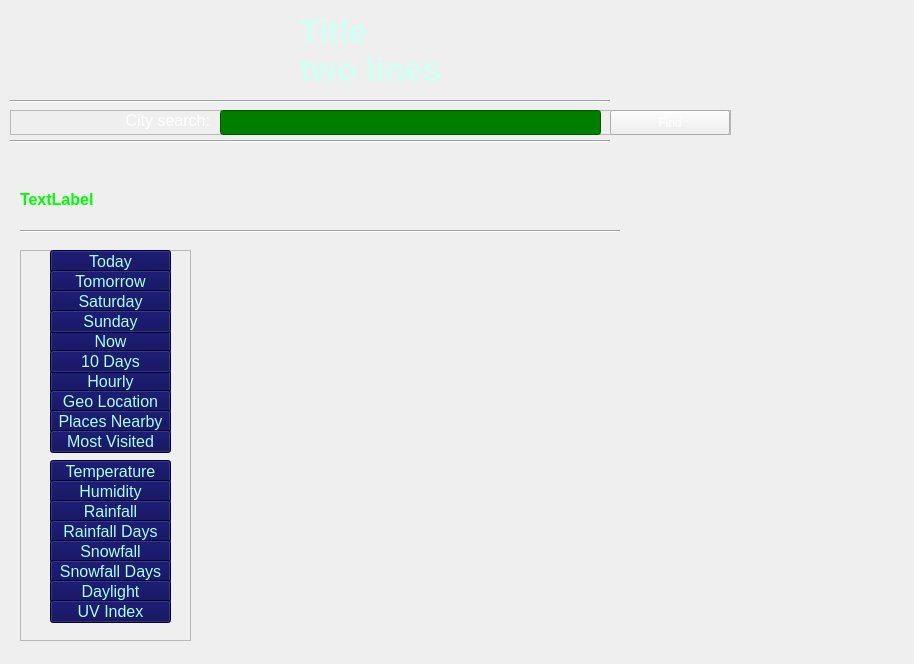
<?xml version="1.0" encoding="UTF-8"?>
<ui version="4.0">
 <class>Frame</class>
 <widget class="QFrame" name="Frame">
  <property name="geometry">
   <rect>
    <x>0</x>
    <y>0</y>
    <width>914</width>
    <height>664</height>
   </rect>
  </property>
  <property name="windowTitle">
   <string>Frame</string>
  </property>
  <widget class="QLabel" name="lbl_title_pic">
   <property name="geometry">
    <rect>
     <x>10</x>
     <y>10</y>
     <width>260</width>
     <height>80</height>
    </rect>
   </property>
   <property name="font">
    <font>
     <family>Script</family>
     <pointsize>42</pointsize>
     <weight>75</weight>
     <bold>true</bold>
    </font>
   </property>
   <property name="cursor">
    <cursorShape>PointingHandCursor</cursorShape>
   </property>
   <property name="toolTip">
    <string>https://www.aladin.info/</string>
   </property>
   <property name="text">
    <string/>
   </property>
   <property name="pixmap">
    <pixmap>../images/online_topics/aladin/aladin_logo.jpg</pixmap>
   </property>
   <property name="scaledContents">
    <bool>false</bool>
   </property>
   <property name="alignment">
    <set>Qt::AlignCenter</set>
   </property>
  </widget>
  <widget class="QLabel" name="lbl_title">
   <property name="geometry">
    <rect>
     <x>300</x>
     <y>10</y>
     <width>550</width>
     <height>80</height>
    </rect>
   </property>
   <property name="font">
    <font>
     <pointsize>25</pointsize>
     <weight>75</weight>
     <bold>true</bold>
    </font>
   </property>
   <property name="styleSheet">
    <string notr="true">color: rgb(210, 255, 243);</string>
   </property>
   <property name="text">
    <string>Title
two lines</string>
   </property>
   <property name="wordWrap">
    <bool>true</bool>
   </property>
  </widget>
  <widget class="Line" name="line_title">
   <property name="geometry">
    <rect>
     <x>10</x>
     <y>100</y>
     <width>600</width>
     <height>3</height>
    </rect>
   </property>
   <property name="orientation">
    <enum>Qt::Horizontal</enum>
   </property>
  </widget>
  <widget class="QFrame" name="frm_search">
   <property name="geometry">
    <rect>
     <x>10</x>
     <y>110</y>
     <width>721</width>
     <height>25</height>
    </rect>
   </property>
   <property name="frameShape">
    <enum>QFrame::StyledPanel</enum>
   </property>
   <property name="frameShadow">
    <enum>QFrame::Raised</enum>
   </property>
   <widget class="QLabel" name="lbl_search">
    <property name="geometry">
     <rect>
      <x>0</x>
      <y>0</y>
      <width>200</width>
      <height>21</height>
     </rect>
    </property>
    <property name="font">
     <font>
      <pointsize>12</pointsize>
     </font>
    </property>
    <property name="styleSheet">
     <string notr="true">color: rgb(255, 255, 255);</string>
    </property>
    <property name="text">
     <string>City search:</string>
    </property>
    <property name="alignment">
     <set>Qt::AlignRight|Qt::AlignTrailing|Qt::AlignVCenter</set>
    </property>
   </widget>
   <widget class="QLineEdit" name="txt_search">
    <property name="geometry">
     <rect>
      <x>210</x>
      <y>0</y>
      <width>381</width>
      <height>25</height>
     </rect>
    </property>
    <property name="font">
     <font>
      <pointsize>12</pointsize>
     </font>
    </property>
    <property name="styleSheet">
     <string notr="true">background-color: rgb(0, 126, 0);
color: rgb(255, 255, 0);</string>
    </property>
   </widget>
   <widget class="QPushButton" name="btn_search">
    <property name="geometry">
     <rect>
      <x>600</x>
      <y>0</y>
      <width>120</width>
      <height>25</height>
     </rect>
    </property>
    <property name="cursor">
     <cursorShape>PointingHandCursor</cursorShape>
    </property>
    <property name="styleSheet">
     <string notr="true">QPushButton {color: white;}
QPushButton:hover {background-color: qlineargradient(spread:pad, x1:0, y1:0.00568182, x2:0.98, y2:0.982955, stop:0 rgb(38, 19, 255), stop:1 rgb(150, 207, 207));}
</string>
    </property>
    <property name="text">
     <string>Find</string>
    </property>
    <property name="icon">
     <iconset>
      <normaloff>../images/find.png</normaloff>../images/find.png</iconset>
    </property>
   </widget>
  </widget>
  <widget class="QFrame" name="frm_menu">
   <property name="geometry">
    <rect>
     <x>20</x>
     <y>160</y>
     <width>831</width>
     <height>25</height>
    </rect>
   </property>
   <property name="frameShape">
    <enum>QFrame::NoFrame</enum>
   </property>
   <property name="frameShadow">
    <enum>QFrame::Plain</enum>
   </property>
  </widget>
  <widget class="QFrame" name="frm_months">
   <property name="geometry">
    <rect>
     <x>20</x>
     <y>190</y>
     <width>831</width>
     <height>31</height>
    </rect>
   </property>
   <property name="frameShape">
    <enum>QFrame::NoFrame</enum>
   </property>
   <property name="frameShadow">
    <enum>QFrame::Plain</enum>
   </property>
   <widget class="QLabel" name="lbl_months_title">
    <property name="geometry">
     <rect>
      <x>0</x>
      <y>0</y>
      <width>400</width>
      <height>25</height>
     </rect>
    </property>
    <property name="font">
     <font>
      <pointsize>12</pointsize>
      <weight>75</weight>
      <bold>true</bold>
     </font>
    </property>
    <property name="styleSheet">
     <string notr="true">color: rgb(0, 255, 0);</string>
    </property>
    <property name="text">
     <string>TextLabel</string>
    </property>
    <property name="alignment">
     <set>Qt::AlignLeading|Qt::AlignLeft|Qt::AlignTop</set>
    </property>
   </widget>
  </widget>
  <widget class="QFrame" name="frm_content_buttons">
   <property name="geometry">
    <rect>
     <x>20</x>
     <y>250</y>
     <width>171</width>
     <height>391</height>
    </rect>
   </property>
   <property name="frameShape">
    <enum>QFrame::StyledPanel</enum>
   </property>
   <property name="frameShadow">
    <enum>QFrame::Raised</enum>
   </property>
   <widget class="QPushButton" name="btn_cb_today">
    <property name="geometry">
     <rect>
      <x>30</x>
      <y>0</y>
      <width>121</width>
      <height>23</height>
     </rect>
    </property>
    <property name="font">
     <font>
      <pointsize>12</pointsize>
     </font>
    </property>
    <property name="styleSheet">
     <string notr="true">QPushButton {color: rgb(170, 255, 255); background-color: rgb(0, 0, 79);}
QPushButton:hover {background-color: qlineargradient(spread:pad, x1:0, y1:0.00568182, x2:0.98, y2:0.982955, stop:0 rgb(38, 19, 255), stop:1 rgb(150, 207, 207));}
</string>
    </property>
    <property name="text">
     <string>Today</string>
    </property>
    <property name="checkable">
     <bool>false</bool>
    </property>
    <property name="flat">
     <bool>false</bool>
    </property>
   </widget>
   <widget class="QPushButton" name="btn_cb_now">
    <property name="geometry">
     <rect>
      <x>30</x>
      <y>80</y>
      <width>121</width>
      <height>23</height>
     </rect>
    </property>
    <property name="font">
     <font>
      <pointsize>12</pointsize>
     </font>
    </property>
    <property name="styleSheet">
     <string notr="true">QPushButton {color: rgb(170, 255, 255); background-color: rgb(0, 0, 79);}
QPushButton:hover {background-color: qlineargradient(spread:pad, x1:0, y1:0.00568182, x2:0.98, y2:0.982955, stop:0 rgb(38, 19, 255), stop:1 rgb(150, 207, 207));}
</string>
    </property>
    <property name="text">
     <string>Now</string>
    </property>
    <property name="checkable">
     <bool>false</bool>
    </property>
    <property name="flat">
     <bool>false</bool>
    </property>
   </widget>
   <widget class="QPushButton" name="btn_cb_hourly">
    <property name="geometry">
     <rect>
      <x>30</x>
      <y>120</y>
      <width>121</width>
      <height>23</height>
     </rect>
    </property>
    <property name="font">
     <font>
      <pointsize>12</pointsize>
     </font>
    </property>
    <property name="styleSheet">
     <string notr="true">QPushButton {color: rgb(170, 255, 255); background-color: rgb(0, 0, 79);}
QPushButton:hover {background-color: qlineargradient(spread:pad, x1:0, y1:0.00568182, x2:0.98, y2:0.982955, stop:0 rgb(38, 19, 255), stop:1 rgb(150, 207, 207));}
</string>
    </property>
    <property name="text">
     <string>Hourly</string>
    </property>
    <property name="checkable">
     <bool>false</bool>
    </property>
    <property name="flat">
     <bool>false</bool>
    </property>
   </widget>
   <widget class="QPushButton" name="btn_cb_geo">
    <property name="geometry">
     <rect>
      <x>30</x>
      <y>140</y>
      <width>121</width>
      <height>23</height>
     </rect>
    </property>
    <property name="font">
     <font>
      <pointsize>12</pointsize>
     </font>
    </property>
    <property name="styleSheet">
     <string notr="true">QPushButton {color: rgb(170, 255, 255); background-color: rgb(0, 0, 79);}
QPushButton:hover {background-color: qlineargradient(spread:pad, x1:0, y1:0.00568182, x2:0.98, y2:0.982955, stop:0 rgb(38, 19, 255), stop:1 rgb(150, 207, 207));}
</string>
    </property>
    <property name="text">
     <string>Geo Location</string>
    </property>
    <property name="checkable">
     <bool>false</bool>
    </property>
    <property name="flat">
     <bool>false</bool>
    </property>
   </widget>
   <widget class="QPushButton" name="btn_cb_near">
    <property name="geometry">
     <rect>
      <x>30</x>
      <y>160</y>
      <width>121</width>
      <height>23</height>
     </rect>
    </property>
    <property name="font">
     <font>
      <pointsize>12</pointsize>
     </font>
    </property>
    <property name="styleSheet">
     <string notr="true">QPushButton {color: rgb(170, 255, 255); background-color: rgb(0, 0, 79);}
QPushButton:hover {background-color: qlineargradient(spread:pad, x1:0, y1:0.00568182, x2:0.98, y2:0.982955, stop:0 rgb(38, 19, 255), stop:1 rgb(150, 207, 207));}
</string>
    </property>
    <property name="text">
     <string>Places Nearby</string>
    </property>
    <property name="checkable">
     <bool>false</bool>
    </property>
    <property name="flat">
     <bool>false</bool>
    </property>
   </widget>
   <widget class="QPushButton" name="btn_cb_most">
    <property name="geometry">
     <rect>
      <x>30</x>
      <y>180</y>
      <width>121</width>
      <height>23</height>
     </rect>
    </property>
    <property name="font">
     <font>
      <pointsize>12</pointsize>
     </font>
    </property>
    <property name="styleSheet">
     <string notr="true">QPushButton {color: rgb(170, 255, 255); background-color: rgb(0, 0, 79);}
QPushButton:hover {background-color: qlineargradient(spread:pad, x1:0, y1:0.00568182, x2:0.98, y2:0.982955, stop:0 rgb(38, 19, 255), stop:1 rgb(150, 207, 207));}
</string>
    </property>
    <property name="text">
     <string>Most Visited</string>
    </property>
    <property name="checkable">
     <bool>false</bool>
    </property>
    <property name="flat">
     <bool>false</bool>
    </property>
   </widget>
   <widget class="QLabel" name="lbl_cb_today">
    <property name="geometry">
     <rect>
      <x>0</x>
      <y>0</y>
      <width>23</width>
      <height>23</height>
     </rect>
    </property>
    <property name="styleSheet">
     <string notr="true">QLabel:hover {background-color: #9090d8;}
</string>
    </property>
    <property name="text">
     <string/>
    </property>
    <property name="pixmap">
     <pixmap>../images/not_checked.png</pixmap>
    </property>
    <property name="scaledContents">
     <bool>true</bool>
    </property>
   </widget>
   <widget class="QLabel" name="lbl_cb_now">
    <property name="geometry">
     <rect>
      <x>0</x>
      <y>80</y>
      <width>23</width>
      <height>23</height>
     </rect>
    </property>
    <property name="styleSheet">
     <string notr="true">QLabel:hover {background-color: #9090d8;}
</string>
    </property>
    <property name="text">
     <string/>
    </property>
    <property name="pixmap">
     <pixmap>../images/not_checked.png</pixmap>
    </property>
    <property name="scaledContents">
     <bool>true</bool>
    </property>
   </widget>
   <widget class="QLabel" name="lbl_cb_hourly">
    <property name="geometry">
     <rect>
      <x>0</x>
      <y>120</y>
      <width>23</width>
      <height>23</height>
     </rect>
    </property>
    <property name="styleSheet">
     <string notr="true">QLabel:hover {background-color: #9090d8;}
</string>
    </property>
    <property name="text">
     <string/>
    </property>
    <property name="pixmap">
     <pixmap>../images/not_checked.png</pixmap>
    </property>
    <property name="scaledContents">
     <bool>true</bool>
    </property>
   </widget>
   <widget class="QLabel" name="lbl_cb_geo">
    <property name="geometry">
     <rect>
      <x>0</x>
      <y>140</y>
      <width>23</width>
      <height>23</height>
     </rect>
    </property>
    <property name="styleSheet">
     <string notr="true">QLabel:hover {background-color: #9090d8;}
</string>
    </property>
    <property name="text">
     <string/>
    </property>
    <property name="pixmap">
     <pixmap>../images/not_checked.png</pixmap>
    </property>
    <property name="scaledContents">
     <bool>true</bool>
    </property>
   </widget>
   <widget class="QLabel" name="lbl_cb_near">
    <property name="geometry">
     <rect>
      <x>0</x>
      <y>160</y>
      <width>23</width>
      <height>23</height>
     </rect>
    </property>
    <property name="styleSheet">
     <string notr="true">QLabel:hover {background-color: #9090d8;}
</string>
    </property>
    <property name="text">
     <string/>
    </property>
    <property name="pixmap">
     <pixmap>../images/not_checked.png</pixmap>
    </property>
    <property name="scaledContents">
     <bool>true</bool>
    </property>
   </widget>
   <widget class="QLabel" name="lbl_cb_most">
    <property name="geometry">
     <rect>
      <x>0</x>
      <y>180</y>
      <width>23</width>
      <height>23</height>
     </rect>
    </property>
    <property name="styleSheet">
     <string notr="true">QLabel:hover {background-color: #9090d8;}
</string>
    </property>
    <property name="text">
     <string/>
    </property>
    <property name="pixmap">
     <pixmap>../images/not_checked.png</pixmap>
    </property>
    <property name="scaledContents">
     <bool>true</bool>
    </property>
   </widget>
   <widget class="QPushButton" name="btn_cb_tomorrow">
    <property name="geometry">
     <rect>
      <x>30</x>
      <y>20</y>
      <width>121</width>
      <height>23</height>
     </rect>
    </property>
    <property name="font">
     <font>
      <pointsize>12</pointsize>
     </font>
    </property>
    <property name="styleSheet">
     <string notr="true">QPushButton {color: rgb(170, 255, 255); background-color: rgb(0, 0, 79);}
QPushButton:hover {background-color: qlineargradient(spread:pad, x1:0, y1:0.00568182, x2:0.98, y2:0.982955, stop:0 rgb(38, 19, 255), stop:1 rgb(150, 207, 207));}
</string>
    </property>
    <property name="text">
     <string>Tomorrow</string>
    </property>
    <property name="checkable">
     <bool>false</bool>
    </property>
    <property name="flat">
     <bool>false</bool>
    </property>
   </widget>
   <widget class="QLabel" name="lbl_cb_tomorrow">
    <property name="geometry">
     <rect>
      <x>0</x>
      <y>20</y>
      <width>23</width>
      <height>23</height>
     </rect>
    </property>
    <property name="styleSheet">
     <string notr="true">QLabel:hover {background-color: #9090d8;}
</string>
    </property>
    <property name="text">
     <string/>
    </property>
    <property name="pixmap">
     <pixmap>../images/not_checked.png</pixmap>
    </property>
    <property name="scaledContents">
     <bool>true</bool>
    </property>
   </widget>
   <widget class="QPushButton" name="btn_cb_sat">
    <property name="geometry">
     <rect>
      <x>30</x>
      <y>40</y>
      <width>121</width>
      <height>23</height>
     </rect>
    </property>
    <property name="font">
     <font>
      <pointsize>12</pointsize>
     </font>
    </property>
    <property name="styleSheet">
     <string notr="true">QPushButton {color: rgb(170, 255, 255); background-color: rgb(0, 0, 79);}
QPushButton:hover {background-color: qlineargradient(spread:pad, x1:0, y1:0.00568182, x2:0.98, y2:0.982955, stop:0 rgb(38, 19, 255), stop:1 rgb(150, 207, 207));}
</string>
    </property>
    <property name="text">
     <string>Saturday</string>
    </property>
    <property name="checkable">
     <bool>false</bool>
    </property>
    <property name="flat">
     <bool>false</bool>
    </property>
   </widget>
   <widget class="QLabel" name="lbl_cb_sat">
    <property name="geometry">
     <rect>
      <x>0</x>
      <y>40</y>
      <width>23</width>
      <height>23</height>
     </rect>
    </property>
    <property name="styleSheet">
     <string notr="true">QLabel:hover {background-color: #9090d8;}
</string>
    </property>
    <property name="text">
     <string/>
    </property>
    <property name="pixmap">
     <pixmap>../images/not_checked.png</pixmap>
    </property>
    <property name="scaledContents">
     <bool>true</bool>
    </property>
   </widget>
   <widget class="QPushButton" name="btn_cb_sun">
    <property name="geometry">
     <rect>
      <x>30</x>
      <y>60</y>
      <width>121</width>
      <height>23</height>
     </rect>
    </property>
    <property name="font">
     <font>
      <pointsize>12</pointsize>
     </font>
    </property>
    <property name="styleSheet">
     <string notr="true">QPushButton {color: rgb(170, 255, 255); background-color: rgb(0, 0, 79);}
QPushButton:hover {background-color: qlineargradient(spread:pad, x1:0, y1:0.00568182, x2:0.98, y2:0.982955, stop:0 rgb(38, 19, 255), stop:1 rgb(150, 207, 207));}
</string>
    </property>
    <property name="text">
     <string>Sunday</string>
    </property>
    <property name="checkable">
     <bool>false</bool>
    </property>
    <property name="flat">
     <bool>false</bool>
    </property>
   </widget>
   <widget class="QLabel" name="lbl_cb_sun">
    <property name="geometry">
     <rect>
      <x>0</x>
      <y>60</y>
      <width>23</width>
      <height>23</height>
     </rect>
    </property>
    <property name="styleSheet">
     <string notr="true">QLabel:hover {background-color: #9090d8;}
</string>
    </property>
    <property name="text">
     <string/>
    </property>
    <property name="pixmap">
     <pixmap>../images/not_checked.png</pixmap>
    </property>
    <property name="scaledContents">
     <bool>true</bool>
    </property>
   </widget>
   <widget class="QPushButton" name="btn_cb_10">
    <property name="geometry">
     <rect>
      <x>30</x>
      <y>100</y>
      <width>121</width>
      <height>23</height>
     </rect>
    </property>
    <property name="font">
     <font>
      <pointsize>12</pointsize>
     </font>
    </property>
    <property name="styleSheet">
     <string notr="true">QPushButton {color: rgb(170, 255, 255); background-color: rgb(0, 0, 79);}
QPushButton:hover {background-color: qlineargradient(spread:pad, x1:0, y1:0.00568182, x2:0.98, y2:0.982955, stop:0 rgb(38, 19, 255), stop:1 rgb(150, 207, 207));}
</string>
    </property>
    <property name="text">
     <string>10 Days</string>
    </property>
    <property name="checkable">
     <bool>false</bool>
    </property>
    <property name="flat">
     <bool>false</bool>
    </property>
   </widget>
   <widget class="QLabel" name="lbl_cb_10">
    <property name="geometry">
     <rect>
      <x>0</x>
      <y>100</y>
      <width>23</width>
      <height>23</height>
     </rect>
    </property>
    <property name="styleSheet">
     <string notr="true">QLabel:hover {background-color: #9090d8;}
</string>
    </property>
    <property name="text">
     <string/>
    </property>
    <property name="pixmap">
     <pixmap>../images/not_checked.png</pixmap>
    </property>
    <property name="scaledContents">
     <bool>true</bool>
    </property>
   </widget>
   <widget class="QPushButton" name="btn_cb_temp">
    <property name="geometry">
     <rect>
      <x>30</x>
      <y>210</y>
      <width>121</width>
      <height>23</height>
     </rect>
    </property>
    <property name="font">
     <font>
      <pointsize>12</pointsize>
     </font>
    </property>
    <property name="styleSheet">
     <string notr="true">QPushButton {color: rgb(170, 255, 255); background-color: rgb(0, 0, 79);}
QPushButton:hover {background-color: qlineargradient(spread:pad, x1:0, y1:0.00568182, x2:0.98, y2:0.982955, stop:0 rgb(38, 19, 255), stop:1 rgb(150, 207, 207));}
</string>
    </property>
    <property name="text">
     <string>Temperature</string>
    </property>
    <property name="checkable">
     <bool>false</bool>
    </property>
    <property name="flat">
     <bool>false</bool>
    </property>
   </widget>
   <widget class="QLabel" name="lbl_cb_temp">
    <property name="geometry">
     <rect>
      <x>0</x>
      <y>210</y>
      <width>23</width>
      <height>23</height>
     </rect>
    </property>
    <property name="styleSheet">
     <string notr="true">QLabel:hover {background-color: #9090d8;}
</string>
    </property>
    <property name="text">
     <string/>
    </property>
    <property name="pixmap">
     <pixmap>../images/not_checked.png</pixmap>
    </property>
    <property name="scaledContents">
     <bool>true</bool>
    </property>
   </widget>
   <widget class="QLabel" name="lbl_cb_hum">
    <property name="geometry">
     <rect>
      <x>0</x>
      <y>230</y>
      <width>23</width>
      <height>23</height>
     </rect>
    </property>
    <property name="styleSheet">
     <string notr="true">QLabel:hover {background-color: #9090d8;}
</string>
    </property>
    <property name="text">
     <string/>
    </property>
    <property name="pixmap">
     <pixmap>../images/not_checked.png</pixmap>
    </property>
    <property name="scaledContents">
     <bool>true</bool>
    </property>
   </widget>
   <widget class="QPushButton" name="btn_cb_hum">
    <property name="geometry">
     <rect>
      <x>30</x>
      <y>230</y>
      <width>121</width>
      <height>23</height>
     </rect>
    </property>
    <property name="font">
     <font>
      <pointsize>12</pointsize>
     </font>
    </property>
    <property name="styleSheet">
     <string notr="true">QPushButton {color: rgb(170, 255, 255); background-color: rgb(0, 0, 79);}
QPushButton:hover {background-color: qlineargradient(spread:pad, x1:0, y1:0.00568182, x2:0.98, y2:0.982955, stop:0 rgb(38, 19, 255), stop:1 rgb(150, 207, 207));}
</string>
    </property>
    <property name="text">
     <string>Humidity</string>
    </property>
    <property name="checkable">
     <bool>false</bool>
    </property>
    <property name="flat">
     <bool>false</bool>
    </property>
   </widget>
   <widget class="QLabel" name="lbl_cb_rain">
    <property name="geometry">
     <rect>
      <x>0</x>
      <y>250</y>
      <width>23</width>
      <height>23</height>
     </rect>
    </property>
    <property name="styleSheet">
     <string notr="true">QLabel:hover {background-color: #9090d8;}
</string>
    </property>
    <property name="text">
     <string/>
    </property>
    <property name="pixmap">
     <pixmap>../images/not_checked.png</pixmap>
    </property>
    <property name="scaledContents">
     <bool>true</bool>
    </property>
   </widget>
   <widget class="QPushButton" name="btn_cb_rain">
    <property name="geometry">
     <rect>
      <x>30</x>
      <y>250</y>
      <width>121</width>
      <height>23</height>
     </rect>
    </property>
    <property name="font">
     <font>
      <pointsize>12</pointsize>
     </font>
    </property>
    <property name="styleSheet">
     <string notr="true">QPushButton {color: rgb(170, 255, 255); background-color: rgb(0, 0, 79);}
QPushButton:hover {background-color: qlineargradient(spread:pad, x1:0, y1:0.00568182, x2:0.98, y2:0.982955, stop:0 rgb(38, 19, 255), stop:1 rgb(150, 207, 207));}
</string>
    </property>
    <property name="text">
     <string>Rainfall</string>
    </property>
    <property name="checkable">
     <bool>false</bool>
    </property>
    <property name="flat">
     <bool>false</bool>
    </property>
   </widget>
   <widget class="QLabel" name="lbl_cb_rain_d">
    <property name="geometry">
     <rect>
      <x>0</x>
      <y>270</y>
      <width>23</width>
      <height>23</height>
     </rect>
    </property>
    <property name="styleSheet">
     <string notr="true">QLabel:hover {background-color: #9090d8;}
</string>
    </property>
    <property name="text">
     <string/>
    </property>
    <property name="pixmap">
     <pixmap>../images/not_checked.png</pixmap>
    </property>
    <property name="scaledContents">
     <bool>true</bool>
    </property>
   </widget>
   <widget class="QPushButton" name="btn_cb_rain_d">
    <property name="geometry">
     <rect>
      <x>30</x>
      <y>270</y>
      <width>121</width>
      <height>23</height>
     </rect>
    </property>
    <property name="font">
     <font>
      <pointsize>12</pointsize>
     </font>
    </property>
    <property name="styleSheet">
     <string notr="true">QPushButton {color: rgb(170, 255, 255); background-color: rgb(0, 0, 79);}
QPushButton:hover {background-color: qlineargradient(spread:pad, x1:0, y1:0.00568182, x2:0.98, y2:0.982955, stop:0 rgb(38, 19, 255), stop:1 rgb(150, 207, 207));}
</string>
    </property>
    <property name="text">
     <string>Rainfall Days</string>
    </property>
    <property name="checkable">
     <bool>false</bool>
    </property>
    <property name="flat">
     <bool>false</bool>
    </property>
   </widget>
   <widget class="QLabel" name="lbl_cb_snow">
    <property name="geometry">
     <rect>
      <x>0</x>
      <y>290</y>
      <width>23</width>
      <height>23</height>
     </rect>
    </property>
    <property name="styleSheet">
     <string notr="true">QLabel:hover {background-color: #9090d8;}
</string>
    </property>
    <property name="text">
     <string/>
    </property>
    <property name="pixmap">
     <pixmap>../images/not_checked.png</pixmap>
    </property>
    <property name="scaledContents">
     <bool>true</bool>
    </property>
   </widget>
   <widget class="QPushButton" name="btn_cb_snow">
    <property name="geometry">
     <rect>
      <x>30</x>
      <y>290</y>
      <width>121</width>
      <height>23</height>
     </rect>
    </property>
    <property name="font">
     <font>
      <pointsize>12</pointsize>
     </font>
    </property>
    <property name="styleSheet">
     <string notr="true">QPushButton {color: rgb(170, 255, 255); background-color: rgb(0, 0, 79);}
QPushButton:hover {background-color: qlineargradient(spread:pad, x1:0, y1:0.00568182, x2:0.98, y2:0.982955, stop:0 rgb(38, 19, 255), stop:1 rgb(150, 207, 207));}
</string>
    </property>
    <property name="text">
     <string>Snowfall</string>
    </property>
    <property name="checkable">
     <bool>false</bool>
    </property>
    <property name="flat">
     <bool>false</bool>
    </property>
   </widget>
   <widget class="QLabel" name="lbl_cb_snow_d">
    <property name="geometry">
     <rect>
      <x>0</x>
      <y>310</y>
      <width>23</width>
      <height>23</height>
     </rect>
    </property>
    <property name="styleSheet">
     <string notr="true">QLabel:hover {background-color: #9090d8;}
</string>
    </property>
    <property name="text">
     <string/>
    </property>
    <property name="pixmap">
     <pixmap>../images/not_checked.png</pixmap>
    </property>
    <property name="scaledContents">
     <bool>true</bool>
    </property>
   </widget>
   <widget class="QPushButton" name="btn_cb_snow_d">
    <property name="geometry">
     <rect>
      <x>30</x>
      <y>310</y>
      <width>121</width>
      <height>23</height>
     </rect>
    </property>
    <property name="font">
     <font>
      <pointsize>12</pointsize>
     </font>
    </property>
    <property name="styleSheet">
     <string notr="true">QPushButton {color: rgb(170, 255, 255); background-color: rgb(0, 0, 79);}
QPushButton:hover {background-color: qlineargradient(spread:pad, x1:0, y1:0.00568182, x2:0.98, y2:0.982955, stop:0 rgb(38, 19, 255), stop:1 rgb(150, 207, 207));}
</string>
    </property>
    <property name="text">
     <string>Snowfall Days</string>
    </property>
    <property name="checkable">
     <bool>false</bool>
    </property>
    <property name="flat">
     <bool>false</bool>
    </property>
   </widget>
   <widget class="QLabel" name="lbl_cb_daylight">
    <property name="geometry">
     <rect>
      <x>0</x>
      <y>330</y>
      <width>23</width>
      <height>23</height>
     </rect>
    </property>
    <property name="styleSheet">
     <string notr="true">QLabel:hover {background-color: #9090d8;}
</string>
    </property>
    <property name="text">
     <string/>
    </property>
    <property name="pixmap">
     <pixmap>../images/not_checked.png</pixmap>
    </property>
    <property name="scaledContents">
     <bool>true</bool>
    </property>
   </widget>
   <widget class="QPushButton" name="btn_cb_daylight">
    <property name="geometry">
     <rect>
      <x>30</x>
      <y>330</y>
      <width>121</width>
      <height>23</height>
     </rect>
    </property>
    <property name="font">
     <font>
      <pointsize>12</pointsize>
     </font>
    </property>
    <property name="styleSheet">
     <string notr="true">QPushButton {color: rgb(170, 255, 255); background-color: rgb(0, 0, 79);}
QPushButton:hover {background-color: qlineargradient(spread:pad, x1:0, y1:0.00568182, x2:0.98, y2:0.982955, stop:0 rgb(38, 19, 255), stop:1 rgb(150, 207, 207));}
</string>
    </property>
    <property name="text">
     <string>Daylight</string>
    </property>
    <property name="checkable">
     <bool>false</bool>
    </property>
    <property name="flat">
     <bool>false</bool>
    </property>
   </widget>
   <widget class="QLabel" name="lbl_cb_uv">
    <property name="geometry">
     <rect>
      <x>0</x>
      <y>350</y>
      <width>23</width>
      <height>23</height>
     </rect>
    </property>
    <property name="styleSheet">
     <string notr="true">QLabel:hover {background-color: #9090d8;}
</string>
    </property>
    <property name="text">
     <string/>
    </property>
    <property name="pixmap">
     <pixmap>../images/not_checked.png</pixmap>
    </property>
    <property name="scaledContents">
     <bool>true</bool>
    </property>
   </widget>
   <widget class="QPushButton" name="btn_cb_uv">
    <property name="geometry">
     <rect>
      <x>30</x>
      <y>350</y>
      <width>121</width>
      <height>23</height>
     </rect>
    </property>
    <property name="font">
     <font>
      <pointsize>12</pointsize>
     </font>
    </property>
    <property name="styleSheet">
     <string notr="true">QPushButton {color: rgb(170, 255, 255); background-color: rgb(0, 0, 79);}
QPushButton:hover {background-color: qlineargradient(spread:pad, x1:0, y1:0.00568182, x2:0.98, y2:0.982955, stop:0 rgb(38, 19, 255), stop:1 rgb(150, 207, 207));}
</string>
    </property>
    <property name="text">
     <string>UV Index</string>
    </property>
    <property name="checkable">
     <bool>false</bool>
    </property>
    <property name="flat">
     <bool>false</bool>
    </property>
   </widget>
  </widget>
  <widget class="Line" name="line_menu">
   <property name="geometry">
    <rect>
     <x>10</x>
     <y>140</y>
     <width>600</width>
     <height>3</height>
    </rect>
   </property>
   <property name="orientation">
    <enum>Qt::Horizontal</enum>
   </property>
  </widget>
  <widget class="Line" name="line_content">
   <property name="geometry">
    <rect>
     <x>20</x>
     <y>230</y>
     <width>600</width>
     <height>3</height>
    </rect>
   </property>
   <property name="orientation">
    <enum>Qt::Horizontal</enum>
   </property>
  </widget>
 </widget>
 <resources/>
 <connections/>
</ui>
